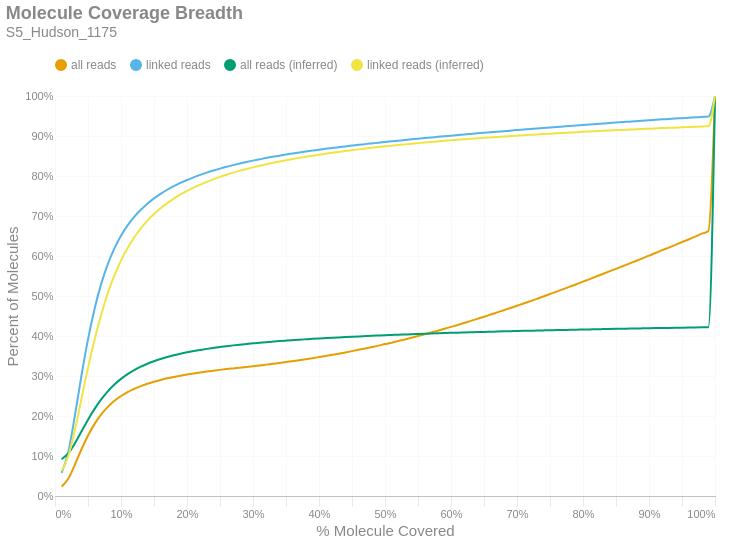

Notebook code for this chart:
### Markdown cell above
### Molecule Read Coverage
This chart shows molecule coverage breadth as computed by the number of bases aligned to that molecule. In other words, "*how much of each unique long molecule is actually sequenced/aligned?*" Keep in mind there is a distinction between sequences and alignments, since some sequences belonging to a particular molecule may not align well and wouldn't appear in the alignment data. This chart also shows molecule coverage breadth as computed by the *inferred fragment* from which the aligned sequences originate. Unlike read coverage, this calculation takes into account the total insert size, including unsequenced gaps between the forward and reverse reads. Like the previous figures, these are cumulative percents.

### Code cell
if SKIPLR:
    print_html(f"Skipped")
else:
    binned_df = consolidated_hist(valids['coverage_bp'], mask, 0.01, True)
    binned_df_inf = consolidated_hist(valids['coverage_inserts'], mask, 0.01, True)
    binned_df = binned_df.with_columns(pl.lit(binned_df_inf['all reads (cumsum)']).alias('all reads (inferred)'))
    binned_df = binned_df.with_columns(pl.lit(binned_df_inf['linked reads (cumsum)']).alias('linked reads (inferred)'))
    binned_df = binned_df.with_columns(
        (pl.col('bin').cast(pl.Float64) + 0.01).alias('right_edge')
    )

    with SafeRender(binned_df):
        (
            density_plot(binned_df, 'Molecule Coverage Breadth', samplename, 'molcov', ['all reads (inferred)','linked reads (inferred)'])
            .encode(
                #x=alt.X('bin:Q', title="% Molecule Covered").axis(format = '%').scale(padding=0),
                x=alt.X('right_edge:Q', title="% Molecule Covered").axis(format='%').scale(padding=0),
                y=alt.Y('value:Q', title='Percent of Molecules')
                    .axis(format='%')
                    .stack(False)
                    .scale(domainMin=0, padding=0),
                color=alt.Color("key:N").scale(domain = ["all reads", "linked reads", "all reads (inferred)", "linked reads (inferred)"]),
                tooltip = [
                    alt.Tooltip("key:N", title = "Data Type"),
                    alt.Tooltip("range_label:N", title="% Molecule Covered"),
                    alt.Tooltip("value:Q", format = ".2%", title="% Molecules")
                ]
            )
        ).display()

### Figure 1 — Vega-Lite specification as saved in the notebook (floating-point values rounded to 4 significant figures)
{"width": "container", "height": 400, "config": {"title": {"anchor": "start", "dy": -15, "fontSize": 18, "color": "#888888", "subtitleColor": "#888888", "subtitleFontSize": 14}, "arc": {"fill": "#0072B2"}, "axis": {"domainColor": "#888888", "domainWidth": 0.5, "gridWidth": 0.2, "grid": false, "titleFontWeight": 400, "titleFontSize": 15, "labelFontSize": 11, "labelColor": "#888888", "tickColor": "#888888", "tickWidth": 0.2, "titleColor": "#888888"}, "axisBand": {"grid": false}, "axisX": {"grid": true, "tickSize": 10, "domainCap": "round"}, "axisY": {"domain": false, "grid": true, "tickSize": 0, "domainCap": "round"}, "background": "transparent", "header": {"labelFontSize": 15, "labelColor": "#888888", "titleFontSize": 15, "titleFontWeight": 600, "titleColor": "#888888"}, "legend": {"labelFont": "sans-serif", "labelFontSize": 12, "labelColor": "#888888", "symbolSize": 100, "symbolType": "circle", "titleFontSize": 12, "titlePadding": 10, "titleColor": "#888888", "title": null, "orient": "top"}, "range": {"category": ["#E69F00", "#56B4E9", "#009E73", "#F0E442", "#0072B2", "#D55E00", "#CC79A7", "#000000"], "diverging": ["#cfe8f3", "#a2d4ec", "#73bfe2", "#46abdb", "#1696d2", "#12719e"]}, "area": {"fill": "#0072B2", "fillOpacity": 0.7, "line": true, "strokeOpacity": 0.7}, "line": {"color": "#0072B2", "stroke": "#0072B2", "strokeWidth": 2}, "trail": {"color": "#0072B2", "stroke": "#0072B2", "strokeWidth": 0, "size": 1}, "point": {"filled": true, "fillOpacity": 1.0, "size": 95}, "text": {"color": "#888888", "fontSize": 11, "align": "right", "fontWeight": 400, "size": 11}, "bar": {"fill": "#0072B2", "stroke": null}, "view": {"stroke": null, "continuousWidth": 660, "continuousHeight": 400}}, "data": {"name": "data-221a8b85cf9224423b3e480f00c640a9"}, "mark": {"type": "line", "interpolate": "monotone", "point": {"opacity": 0, "size": 275}}, "encoding": {"color": {"field": "key", "scale": {"domain": ["all reads", "linked reads", "all reads (inferred)", "linked reads (inferred)"]}, "type": "nominal"}, "tooltip": [{"field": "key", "title": "Data Type", "type": "nominal"}, {"field": "range_label", "title": "% Molecule Covered", "type": "nominal"}, {"field": "value", "format": ".2%", "title": "% Molecules", "type": "quantitative"}], "x": {"axis": {"format": "%"}, "field": "right_edge", "scale": {"padding": 0}, "title": "% Molecule Covered", "type": "quantitative"}, "y": {"axis": {"format": "%"}, "field": "value", "scale": {"domainMin": 0, "padding": 0}, "stack": false, "title": "Percent of Molecules", "type": "quantitative"}}, "params": [{"name": "param_c36ac31b6afebe62", "select": {"type": "point", "fields": ["key"]}, "bind": "legend"}], "title": {"text": "Molecule Coverage Breadth", "subtitle": "S5_Hudson_1175"}, "transform": [{"fold": ["all reads (cumsum)", "linked reads (cumsum)", "all reads (inferred)", "linked reads (inferred)"]}, {"calculate": "replace(datum.key, ' (cumsum)', '')", "as": "key"}, {"filter": {"param": "param_c36ac31b6afebe62"}}], "usermeta": {"embedOptions": {"downloadFileName": "S5_Hudson_1175.molcov"}}, "$schema": "https://vega.github.io/schema/vega-lite/v6.1.0.json", "datasets": {"data-221a8b85cf9224423b3e480f00c640a9": [{"bin": "0.0", "interval": "0.0-0.01", "all reads": 0.02314, "linked reads": 0.05769, "all reads (cumsum)": 0.02314, "linked reads (cumsum)": 0.05769, "range_label": "0.0-0.01", "all reads (inferred)": 0.09186, "linked reads (inferred)": 0.06251, "right_edge": 0.01}, {"bin": "0.01", "interval": "0.01-0.02", "all reads": 0.01987, "linked reads": 0.05109, "all reads (cumsum)": 0.04301, "linked reads (cumsum)": 0.1088, "range_label": "0.01-0.02", "all reads (inferred)": 0.1063, "linked reads (inferred)": 0.09929, "right_edge": 0.02}, {"bin": "0.02", "interval": "0.02-0.03", "all reads": 0.03485, "linked reads": 0.0909, "all reads (cumsum)": 0.07786, "linked reads (cumsum)": 0.1997, "range_label": "0.02-0.03", "all reads (inferred)": 0.1313, "linked reads (inferred)": 0.1643, "right_edge": 0.03}, {"bin": "0.03", "interval": "0.03-0.04", "all reads": 0.03831, "linked reads": 0.1003, "all reads (cumsum)": 0.1162, "linked reads (cumsum)": 0.3, "range_label": "0.03-0.04", "all reads (inferred)": 0.161, "linked reads (inferred)": 0.2421, "right_edge": 0.04}, {"bin": "0.04", "interval": "0.04-0.05", "all reads": 0.03488, "linked reads": 0.09149, "all reads (cumsum)": 0.151, "linked reads (cumsum)": 0.3915, "range_label": "0.04-0.05", "all reads (inferred)": 0.1908, "linked reads (inferred)": 0.3203, "right_edge": 0.05}, {"bin": "0.05", "interval": "0.05-0.06", "all reads": 0.02932, "linked reads": 0.07687, "all reads (cumsum)": 0.1804, "linked reads (cumsum)": 0.4684, "range_label": "0.05-0.06", "all reads (inferred)": 0.2177, "linked reads (inferred)": 0.3911, "right_edge": 0.06}, {"bin": "0.06", "interval": "0.06-0.07", "all reads": 0.02361, "linked reads": 0.06194, "all reads (cumsum)": 0.204, "linked reads (cumsum)": 0.5303, "range_label": "0.06-0.07", "all reads (inferred)": 0.2414, "linked reads (inferred)": 0.4533, "right_edge": 0.07}, {"bin": "0.07", "interval": "0.07-0.08", "all reads": 0.0188, "linked reads": 0.04929, "all reads (cumsum)": 0.2228, "linked reads (cumsum)": 0.5796, "range_label": "0.07-0.08", "all reads (inferred)": 0.2617, "linked reads (inferred)": 0.5068, "right_edge": 0.08}, {"bin": "0.08", "interval": "0.08-0.09", "all reads": 0.01509, "linked reads": 0.03954, "all reads (cumsum)": 0.2379, "linked reads (cumsum)": 0.6192, "range_label": "0.08-0.09", "all reads (inferred)": 0.2786, "linked reads (inferred)": 0.5513, "right_edge": 0.09}, {"bin": "0.09", "interval": "0.09-0.1", "all reads": 0.01208, "linked reads": 0.0316, "all reads (cumsum)": 0.25, "linked reads (cumsum)": 0.6508, "range_label": "0.09-0.1", "all reads (inferred)": 0.2928, "linked reads (inferred)": 0.5886, "right_edge": 0.1}, {"bin": "0.1", "interval": "0.1-0.11", "all reads": 0.009902, "linked reads": 0.02583, "all reads (cumsum)": 0.2599, "linked reads (cumsum)": 0.6766, "range_label": "0.1-0.11", "all reads (inferred)": 0.3047, "linked reads (inferred)": 0.6199, "right_edge": 0.11}, {"bin": "0.11", "interval": "0.11-0.12", "all reads": 0.008166, "linked reads": 0.02127, "all reads (cumsum)": 0.268, "linked reads (cumsum)": 0.6979, "range_label": "0.11-0.12", "all reads (inferred)": 0.3148, "linked reads (inferred)": 0.6464, "right_edge": 0.12}, {"bin": "0.12", "interval": "0.12-0.13", "all reads": 0.006762, "linked reads": 0.0176, "all reads (cumsum)": 0.2748, "linked reads (cumsum)": 0.7155, "range_label": "0.12-0.13", "all reads (inferred)": 0.3233, "linked reads (inferred)": 0.6689, "right_edge": 0.13}, {"bin": "0.13", "interval": "0.13-0.14", "all reads": 0.00589, "linked reads": 0.0153, "all reads (cumsum)": 0.2807, "linked reads (cumsum)": 0.7308, "range_label": "0.13-0.14", "all reads (inferred)": 0.3307, "linked reads (inferred)": 0.6883, "right_edge": 0.14}, {"bin": "0.14", "interval": "0.14-0.15", "all reads": 0.005128, "linked reads": 0.01329, "all reads (cumsum)": 0.2858, "linked reads (cumsum)": 0.7441, "range_label": "0.14-0.15", "all reads (inferred)": 0.337, "linked reads (inferred)": 0.7048, "right_edge": 0.15}, {"bin": "0.15", "interval": "0.15-0.16", "all reads": 0.004427, "linked reads": 0.01141, "all reads (cumsum)": 0.2902, "linked reads (cumsum)": 0.7555, "range_label": "0.15-0.16", "all reads (inferred)": 0.3426, "linked reads (inferred)": 0.7193, "right_edge": 0.16}, {"bin": "0.16", "interval": "0.16-0.17", "all reads": 0.00395, "linked reads": 0.01015, "all reads (cumsum)": 0.2942, "linked reads (cumsum)": 0.7656, "range_label": "0.16-0.17", "all reads (inferred)": 0.3475, "linked reads (inferred)": 0.7323, "right_edge": 0.17}, {"bin": "0.17", "interval": "0.17-0.18", "all reads": 0.003468, "linked reads": 0.008864, "all reads (cumsum)": 0.2977, "linked reads (cumsum)": 0.7745, "range_label": "0.17-0.18", "all reads (inferred)": 0.3518, "linked reads (inferred)": 0.7436, "right_edge": 0.18}, {"bin": "0.18", "interval": "0.18-0.19", "all reads": 0.003228, "linked reads": 0.008186, "all reads (cumsum)": 0.3009, "linked reads (cumsum)": 0.7827, "range_label": "0.18-0.19", "all reads (inferred)": 0.3557, "linked reads (inferred)": 0.7538, "right_edge": 0.19}, {"bin": "0.19", "interval": "0.19-0.2", "all reads": 0.002918, "linked reads": 0.007386, "all reads (cumsum)": 0.3038, "linked reads (cumsum)": 0.7901, "range_label": "0.19-0.2", "all reads (inferred)": 0.3592, "linked reads (inferred)": 0.7629, "right_edge": 0.2}, {"bin": "0.2", "interval": "0.2-0.21", "all reads": 0.002642, "linked reads": 0.006642, "all reads (cumsum)": 0.3064, "linked reads (cumsum)": 0.7967, "range_label": "0.2-0.21", "all reads (inferred)": 0.3623, "linked reads (inferred)": 0.771, "right_edge": 0.21}, {"bin": "0.21", "interval": "0.21-0.22", "all reads": 0.002426, "linked reads": 0.006075, "all reads (cumsum)": 0.3089, "linked reads (cumsum)": 0.8028, "range_label": "0.21-0.22", "all reads (inferred)": 0.3652, "linked reads (inferred)": 0.7786, "right_edge": 0.22}, {"bin": "0.22", "interval": "0.22-0.23", "all reads": 0.002306, "linked reads": 0.005669, "all reads (cumsum)": 0.3112, "linked reads (cumsum)": 0.8084, "range_label": "0.22-0.23", "all reads (inferred)": 0.3678, "linked reads (inferred)": 0.7855, "right_edge": 0.23}, {"bin": "0.23", "interval": "0.23-0.24", "all reads": 0.002128, "linked reads": 0.005206, "all reads (cumsum)": 0.3133, "linked reads (cumsum)": 0.8137, "range_label": "0.23-0.24", "all reads (inferred)": 0.3702, "linked reads (inferred)": 0.7918, "right_edge": 0.24}, {"bin": "0.24", "interval": "0.24-0.25", "all reads": 0.002014, "linked reads": 0.004848, "all reads (cumsum)": 0.3153, "linked reads (cumsum)": 0.8185, "range_label": "0.24-0.25", "all reads (inferred)": 0.3726, "linked reads (inferred)": 0.7979, "right_edge": 0.25}, {"bin": "0.25", "interval": "0.25-0.26", "all reads": 0.001909, "linked reads": 0.004558, "all reads (cumsum)": 0.3172, "linked reads (cumsum)": 0.8231, "range_label": "0.25-0.26", "all reads (inferred)": 0.3746, "linked reads (inferred)": 0.8033, "right_edge": 0.26}, {"bin": "0.26", "interval": "0.26-0.27", "all reads": 0.001801, "linked reads": 0.004162, "all reads (cumsum)": 0.319, "linked reads (cumsum)": 0.8272, "range_label": "0.26-0.27", "all reads (inferred)": 0.3766, "linked reads (inferred)": 0.8084, "right_edge": 0.27}, {"bin": "0.27", "interval": "0.27-0.28", "all reads": 0.001791, "linked reads": 0.003957, "all reads (cumsum)": 0.3208, "linked reads (cumsum)": 0.8312, "range_label": "0.27-0.28", "all reads (inferred)": 0.3784, "linked reads (inferred)": 0.813, "right_edge": 0.28}, {"bin": "0.28", "interval": "0.28-0.29", "all reads": 0.001803, "linked reads": 0.00374, "all reads (cumsum)": 0.3226, "linked reads (cumsum)": 0.8349, "range_label": "0.28-0.29", "all reads (inferred)": 0.3801, "linked reads (inferred)": 0.8174, "right_edge": 0.29}, {"bin": "0.29", "interval": "0.29-0.3", "all reads": 0.001861, "linked reads": 0.00354, "all reads (cumsum)": 0.3245, "linked reads (cumsum)": 0.8385, "range_label": "0.29-0.3", "all reads (inferred)": 0.3816, "linked reads (inferred)": 0.8216, "right_edge": 0.3}, {"bin": "0.3", "interval": "0.3-0.31", "all reads": 0.001888, "linked reads": 0.003263, "all reads (cumsum)": 0.3264, "linked reads (cumsum)": 0.8417, "range_label": "0.3-0.31", "all reads (inferred)": 0.3832, "linked reads (inferred)": 0.8257, "right_edge": 0.31}, {"bin": "0.31", "interval": "0.31-0.32", "all reads": 0.002053, "linked reads": 0.003269, "all reads (cumsum)": 0.3284, "linked reads (cumsum)": 0.845, "range_label": "0.31-0.32", "all reads (inferred)": 0.3846, "linked reads (inferred)": 0.8293, "right_edge": 0.32}, {"bin": "0.32", "interval": "0.32-0.33", "all reads": 0.002057, "linked reads": 0.002947, "all reads (cumsum)": 0.3305, "linked reads (cumsum)": 0.8479, "range_label": "0.32-0.33", "all reads (inferred)": 0.386, "linked reads (inferred)": 0.8328, "right_edge": 0.33}, {"bin": "0.33", "interval": "0.33-0.34", "all reads": 0.002097, "linked reads": 0.002858, "all reads (cumsum)": 0.3326, "linked reads (cumsum)": 0.8508, "range_label": "0.33-0.34", "all reads (inferred)": 0.3873, "linked reads (inferred)": 0.8362, "right_edge": 0.34}, {"bin": "0.34", "interval": "0.34-0.35", "all reads": 0.00223, "linked reads": 0.002795, "all reads (cumsum)": 0.3348, "linked reads (cumsum)": 0.8536, "range_label": "0.34-0.35", "all reads (inferred)": 0.3885, "linked reads (inferred)": 0.8394, "right_edge": 0.35}, {"bin": "0.35", "interval": "0.35-0.36", "all reads": 0.002332, "linked reads": 0.002736, "all reads (cumsum)": 0.3371, "linked reads (cumsum)": 0.8563, "range_label": "0.35-0.36", "all reads (inferred)": 0.3896, "linked reads (inferred)": 0.8424, "right_edge": 0.36}, {"bin": "0.36", "interval": "0.36-0.37", "all reads": 0.002367, "linked reads": 0.002521, "all reads (cumsum)": 0.3395, "linked reads (cumsum)": 0.8588, "range_label": "0.36-0.37", "all reads (inferred)": 0.3908, "linked reads (inferred)": 0.8453, "right_edge": 0.37}, {"bin": "0.37", "interval": "0.37-0.38", "all reads": 0.002471, "linked reads": 0.002392, "all reads (cumsum)": 0.342, "linked reads (cumsum)": 0.8612, "range_label": "0.37-0.38", "all reads (inferred)": 0.3918, "linked reads (inferred)": 0.848, "right_edge": 0.38}, {"bin": "0.38", "interval": "0.38-0.39", "all reads": 0.00257, "linked reads": 0.00232, "all reads (cumsum)": 0.3445, "linked reads (cumsum)": 0.8636, "range_label": "0.38-0.39", "all reads (inferred)": 0.3929, "linked reads (inferred)": 0.8507, "right_edge": 0.39}, {"bin": "0.39", "interval": "0.39-0.4", "all reads": 0.002718, "linked reads": 0.002279, "all reads (cumsum)": 0.3473, "linked reads (cumsum)": 0.8658, "range_label": "0.39-0.4", "all reads (inferred)": 0.3939, "linked reads (inferred)": 0.8533, "right_edge": 0.4}, {"bin": "0.4", "interval": "0.4-0.41", "all reads": 0.002745, "linked reads": 0.002144, "all reads (cumsum)": 0.35, "linked reads (cumsum)": 0.868, "range_label": "0.4-0.41", "all reads (inferred)": 0.3948, "linked reads (inferred)": 0.8557, "right_edge": 0.41}, {"bin": "0.41", "interval": "0.41-0.42", "all reads": 0.002917, "linked reads": 0.002114, "all reads (cumsum)": 0.3529, "linked reads (cumsum)": 0.8701, "range_label": "0.41-0.42", "all reads (inferred)": 0.3957, "linked reads (inferred)": 0.858, "right_edge": 0.42}, {"bin": "0.42", "interval": "0.42-0.43", "all reads": 0.002957, "linked reads": 0.001983, "all reads (cumsum)": 0.3559, "linked reads (cumsum)": 0.8721, "range_label": "0.42-0.43", "all reads (inferred)": 0.3965, "linked reads (inferred)": 0.8602, "right_edge": 0.43}, {"bin": "0.43", "interval": "0.43-0.44", "all reads": 0.003063, "linked reads": 0.001928, "all reads (cumsum)": 0.3589, "linked reads (cumsum)": 0.874, "range_label": "0.43-0.44", "all reads (inferred)": 0.3974, "linked reads (inferred)": 0.8624, "right_edge": 0.44}, {"bin": "0.44", "interval": "0.44-0.45", "all reads": 0.00323, "linked reads": 0.001971, "all reads (cumsum)": 0.3622, "linked reads (cumsum)": 0.876, "range_label": "0.44-0.45", "all reads (inferred)": 0.3982, "linked reads (inferred)": 0.8645, "right_edge": 0.45}, {"bin": "0.45", "interval": "0.45-0.46", "all reads": 0.003314, "linked reads": 0.001925, "all reads (cumsum)": 0.3655, "linked reads (cumsum)": 0.8779, "range_label": "0.45-0.46", "all reads (inferred)": 0.399, "linked reads (inferred)": 0.8666, "right_edge": 0.46}, {"bin": "0.46", "interval": "0.46-0.47", "all reads": 0.003358, "linked reads": 0.001778, "all reads (cumsum)": 0.3688, "linked reads (cumsum)": 0.8797, "range_label": "0.46-0.47", "all reads (inferred)": 0.3998, "linked reads (inferred)": 0.8685, "right_edge": 0.47}, {"bin": "0.47", "interval": "0.47-0.48", "all reads": 0.00349, "linked reads": 0.001817, "all reads (cumsum)": 0.3723, "linked reads (cumsum)": 0.8815, "range_label": "0.47-0.48", "all reads (inferred)": 0.4005, "linked reads (inferred)": 0.8705, "right_edge": 0.48}, {"bin": "0.48", "interval": "0.48-0.49", "all reads": 0.003543, "linked reads": 0.001824, "all reads (cumsum)": 0.3759, "linked reads (cumsum)": 0.8833, "range_label": "0.48-0.49", "all reads (inferred)": 0.4012, "linked reads (inferred)": 0.8723, "right_edge": 0.49}, {"bin": "0.49", "interval": "0.49-0.5", "all reads": 0.003924, "linked reads": 0.001787, "all reads (cumsum)": 0.3798, "linked reads (cumsum)": 0.8851, "range_label": "0.49-0.5", "all reads (inferred)": 0.4019, "linked reads (inferred)": 0.8741, "right_edge": 0.5}, {"bin": "0.5", "interval": "0.5-0.51", "all reads": 0.003547, "linked reads": 0.001635, "all reads (cumsum)": 0.3834, "linked reads (cumsum)": 0.8867, "range_label": "0.5-0.51", "all reads (inferred)": 0.4026, "linked reads (inferred)": 0.8758, "right_edge": 0.51}, {"bin": "0.51", "interval": "0.51-0.52", "all reads": 0.004033, "linked reads": 0.001617, "all reads (cumsum)": 0.3874, "linked reads (cumsum)": 0.8884, "range_label": "0.51-0.52", "all reads (inferred)": 0.4032, "linked reads (inferred)": 0.8775, "right_edge": 0.52}, {"bin": "0.52", "interval": "0.52-0.53", "all reads": 0.004046, "linked reads": 0.001625, "all reads (cumsum)": 0.3914, "linked reads (cumsum)": 0.89, "range_label": "0.52-0.53", "all reads (inferred)": 0.4039, "linked reads (inferred)": 0.8791, "right_edge": 0.53}, {"bin": "0.53", "interval": "0.53-0.54", "all reads": 0.004145, "linked reads": 0.001592, "all reads (cumsum)": 0.3956, "linked reads (cumsum)": 0.8916, "range_label": "0.53-0.54", "all reads (inferred)": 0.4045, "linked reads (inferred)": 0.8807, "right_edge": 0.54}, {"bin": "0.54", "interval": "0.54-0.55", "all reads": 0.004227, "linked reads": 0.001657, "all reads (cumsum)": 0.3998, "linked reads (cumsum)": 0.8932, "range_label": "0.54-0.55", "all reads (inferred)": 0.4051, "linked reads (inferred)": 0.8822, "right_edge": 0.55}, {"bin": "0.55", "interval": "0.55-0.56", "all reads": 0.004462, "linked reads": 0.001556, "all reads (cumsum)": 0.4043, "linked reads (cumsum)": 0.8948, "range_label": "0.55-0.56", "all reads (inferred)": 0.4057, "linked reads (inferred)": 0.8837, "right_edge": 0.56}, {"bin": "0.56", "interval": "0.56-0.57", "all reads": 0.004501, "linked reads": 0.001499, "all reads (cumsum)": 0.4088, "linked reads (cumsum)": 0.8963, "range_label": "0.56-0.57", "all reads (inferred)": 0.4062, "linked reads (inferred)": 0.8851, "right_edge": 0.57}, {"bin": "0.57", "interval": "0.57-0.58", "all reads": 0.004529, "linked reads": 0.001593, "all reads (cumsum)": 0.4133, "linked reads (cumsum)": 0.8979, "range_label": "0.57-0.58", "all reads (inferred)": 0.4068, "linked reads (inferred)": 0.8865, "right_edge": 0.58}, {"bin": "0.58", "interval": "0.58-0.59", "all reads": 0.004717, "linked reads": 0.001495, "all reads (cumsum)": 0.418, "linked reads (cumsum)": 0.8994, "range_label": "0.58-0.59", "all reads (inferred)": 0.4073, "linked reads (inferred)": 0.8879, "right_edge": 0.59}, {"bin": "0.59", "interval": "0.59-0.6", "all reads": 0.004826, "linked reads": 0.001456, "all reads (cumsum)": 0.4228, "linked reads (cumsum)": 0.9008, "range_label": "0.59-0.6", "all reads (inferred)": 0.4078, "linked reads (inferred)": 0.8892, "right_edge": 0.6}, {"bin": "0.6", "interval": "0.6-0.61", "all reads": 0.004694, "linked reads": 0.001397, "all reads (cumsum)": 0.4275, "linked reads (cumsum)": 0.9022, "range_label": "0.6-0.61", "all reads (inferred)": 0.4083, "linked reads (inferred)": 0.8905, "right_edge": 0.61}, {"bin": "0.61", "interval": "0.61-0.62", "all reads": 0.005138, "linked reads": 0.00149, "all reads (cumsum)": 0.4327, "linked reads (cumsum)": 0.9037, "range_label": "0.61-0.62", "all reads (inferred)": 0.4088, "linked reads (inferred)": 0.8917, "right_edge": 0.62}, {"bin": "0.62", "interval": "0.62-0.63", "all reads": 0.00505, "linked reads": 0.001432, "all reads (cumsum)": 0.4377, "linked reads (cumsum)": 0.9052, "range_label": "0.62-0.63", "all reads (inferred)": 0.4093, "linked reads (inferred)": 0.893, "right_edge": 0.63}, {"bin": "0.63", "interval": "0.63-0.64", "all reads": 0.005148, "linked reads": 0.001425, "all reads (cumsum)": 0.4429, "linked reads (cumsum)": 0.9066, "range_label": "0.63-0.64", "all reads (inferred)": 0.4098, "linked reads (inferred)": 0.8942, "right_edge": 0.64}, {"bin": "0.64", "interval": "0.64-0.65", "all reads": 0.005247, "linked reads": 0.001369, "all reads (cumsum)": 0.4481, "linked reads (cumsum)": 0.9079, "range_label": "0.64-0.65", "all reads (inferred)": 0.4103, "linked reads (inferred)": 0.8954, "right_edge": 0.65}, {"bin": "0.65", "interval": "0.65-0.66", "all reads": 0.005523, "linked reads": 0.001438, "all reads (cumsum)": 0.4536, "linked reads (cumsum)": 0.9094, "range_label": "0.65-0.66", "all reads (inferred)": 0.4107, "linked reads (inferred)": 0.8965, "right_edge": 0.66}, {"bin": "0.66", "interval": "0.66-0.67", "all reads": 0.005338, "linked reads": 0.001358, "all reads (cumsum)": 0.459, "linked reads (cumsum)": 0.9107, "range_label": "0.66-0.67", "all reads (inferred)": 0.4112, "linked reads (inferred)": 0.8977, "right_edge": 0.67}, {"bin": "0.67", "interval": "0.67-0.68", "all reads": 0.005485, "linked reads": 0.001336, "all reads (cumsum)": 0.4645, "linked reads (cumsum)": 0.9121, "range_label": "0.67-0.68", "all reads (inferred)": 0.4116, "linked reads (inferred)": 0.8988, "right_edge": 0.68}, {"bin": "0.68", "interval": "0.68-0.69", "all reads": 0.005437, "linked reads": 0.001324, "all reads (cumsum)": 0.4699, "linked reads (cumsum)": 0.9134, "range_label": "0.68-0.69", "all reads (inferred)": 0.412, "linked reads (inferred)": 0.8998, "right_edge": 0.69}, {"bin": "0.69", "interval": "0.69-0.7", "all reads": 0.005731, "linked reads": 0.001406, "all reads (cumsum)": 0.4756, "linked reads (cumsum)": 0.9148, "range_label": "0.69-0.7", "all reads (inferred)": 0.4124, "linked reads (inferred)": 0.9009, "right_edge": 0.7}, {"bin": "0.7", "interval": "0.7-0.71", "all reads": 0.005628, "linked reads": 0.001327, "all reads (cumsum)": 0.4813, "linked reads (cumsum)": 0.9161, "range_label": "0.7-0.71", "all reads (inferred)": 0.4128, "linked reads (inferred)": 0.9019, "right_edge": 0.71}, {"bin": "0.71", "interval": "0.71-0.72", "all reads": 0.005739, "linked reads": 0.00134, "all reads (cumsum)": 0.487, "linked reads (cumsum)": 0.9175, "range_label": "0.71-0.72", "all reads (inferred)": 0.4132, "linked reads (inferred)": 0.9029, "right_edge": 0.72}, {"bin": "0.72", "interval": "0.72-0.73", "all reads": 0.005945, "linked reads": 0.001272, "all reads (cumsum)": 0.4929, "linked reads (cumsum)": 0.9187, "range_label": "0.72-0.73", "all reads (inferred)": 0.4136, "linked reads (inferred)": 0.9039, "right_edge": 0.73}, {"bin": "0.73", "interval": "0.73-0.74", "all reads": 0.005876, "linked reads": 0.001355, "all reads (cumsum)": 0.4988, "linked reads (cumsum)": 0.9201, "range_label": "0.73-0.74", "all reads (inferred)": 0.414, "linked reads (inferred)": 0.9048, "right_edge": 0.74}, {"bin": "0.74", "interval": "0.74-0.75", "all reads": 0.006323, "linked reads": 0.001281, "all reads (cumsum)": 0.5051, "linked reads (cumsum)": 0.9214, "range_label": "0.74-0.75", "all reads (inferred)": 0.4144, "linked reads (inferred)": 0.9058, "right_edge": 0.75}, {"bin": "0.75", "interval": "0.75-0.76", "all reads": 0.0059, "linked reads": 0.001191, "all reads (cumsum)": 0.511, "linked reads (cumsum)": 0.9226, "range_label": "0.75-0.76", "all reads (inferred)": 0.4147, "linked reads (inferred)": 0.9067, "right_edge": 0.76}, {"bin": "0.76", "interval": "0.76-0.77", "all reads": 0.006155, "linked reads": 0.001264, "all reads (cumsum)": 0.5172, "linked reads (cumsum)": 0.9238, "range_label": "0.76-0.77", "all reads (inferred)": 0.4151, "linked reads (inferred)": 0.9076, "right_edge": 0.77}, {"bin": "0.77", "interval": "0.77-0.78", "all reads": 0.006177, "linked reads": 0.001259, "all reads (cumsum)": 0.5234, "linked reads (cumsum)": 0.9251, "range_label": "0.77-0.78", "all reads (inferred)": 0.4155, "linked reads (inferred)": 0.9085, "right_edge": 0.78}, {"bin": "0.78", "interval": "0.78-0.79", "all reads": 0.006119, "linked reads": 0.001212, "all reads (cumsum)": 0.5295, "linked reads (cumsum)": 0.9263, "range_label": "0.78-0.79", "all reads (inferred)": 0.4158, "linked reads (inferred)": 0.9094, "right_edge": 0.79}, {"bin": "0.79", "interval": "0.79-0.8", "all reads": 0.006561, "linked reads": 0.001281, "all reads (cumsum)": 0.5361, "linked reads (cumsum)": 0.9276, "range_label": "0.79-0.8", "all reads (inferred)": 0.4162, "linked reads (inferred)": 0.9103, "right_edge": 0.8}, {"bin": "0.8", "interval": "0.8-0.81", "all reads": 0.00619, "linked reads": 0.001166, "all reads (cumsum)": 0.5422, "linked reads (cumsum)": 0.9288, "range_label": "0.8-0.81", "all reads (inferred)": 0.4165, "linked reads (inferred)": 0.9112, "right_edge": 0.81}, {"bin": "0.81", "interval": "0.81-0.82", "all reads": 0.006379, "linked reads": 0.001229, "all reads (cumsum)": 0.5486, "linked reads (cumsum)": 0.93, "range_label": "0.81-0.82", "all reads (inferred)": 0.4169, "linked reads (inferred)": 0.912, "right_edge": 0.82}, {"bin": "0.82", "interval": "0.82-0.83", "all reads": 0.006489, "linked reads": 0.001195, "all reads (cumsum)": 0.5551, "linked reads (cumsum)": 0.9312, "range_label": "0.82-0.83", "all reads (inferred)": 0.4172, "linked reads (inferred)": 0.9129, "right_edge": 0.83}, {"bin": "0.83", "interval": "0.83-0.84", "all reads": 0.006497, "linked reads": 0.001189, "all reads (cumsum)": 0.5616, "linked reads (cumsum)": 0.9324, "range_label": "0.83-0.84", "all reads (inferred)": 0.4176, "linked reads (inferred)": 0.9137, "right_edge": 0.84}, {"bin": "0.84", "interval": "0.84-0.85", "all reads": 0.006355, "linked reads": 0.001152, "all reads (cumsum)": 0.568, "linked reads (cumsum)": 0.9335, "range_label": "0.84-0.85", "all reads (inferred)": 0.4179, "linked reads (inferred)": 0.9145, "right_edge": 0.85}, {"bin": "0.85", "interval": "0.85-0.86", "all reads": 0.006536, "linked reads": 0.001225, "all reads (cumsum)": 0.5745, "linked reads (cumsum)": 0.9348, "range_label": "0.85-0.86", "all reads (inferred)": 0.4182, "linked reads (inferred)": 0.9153, "right_edge": 0.86}, {"bin": "0.86", "interval": "0.86-0.87", "all reads": 0.006418, "linked reads": 0.001127, "all reads (cumsum)": 0.5809, "linked reads (cumsum)": 0.9359, "range_label": "0.86-0.87", "all reads (inferred)": 0.4185, "linked reads (inferred)": 0.916, "right_edge": 0.87}, {"bin": "0.87", "interval": "0.87-0.88", "all reads": 0.006693, "linked reads": 0.00116, "all reads (cumsum)": 0.5876, "linked reads (cumsum)": 0.937, "range_label": "0.87-0.88", "all reads (inferred)": 0.4188, "linked reads (inferred)": 0.9168, "right_edge": 0.88}, {"bin": "0.88", "interval": "0.88-0.89", "all reads": 0.006569, "linked reads": 0.001165, "all reads (cumsum)": 0.5942, "linked reads (cumsum)": 0.9382, "range_label": "0.88-0.89", "all reads (inferred)": 0.4191, "linked reads (inferred)": 0.9176, "right_edge": 0.89}, {"bin": "0.89", "interval": "0.89-0.9", "all reads": 0.006843, "linked reads": 0.001167, "all reads (cumsum)": 0.601, "linked reads (cumsum)": 0.9394, "range_label": "0.89-0.9", "all reads (inferred)": 0.4194, "linked reads (inferred)": 0.9183, "right_edge": 0.9}, {"bin": "0.9", "interval": "0.9-0.91", "all reads": 0.00636, "linked reads": 0.001141, "all reads (cumsum)": 0.6074, "linked reads (cumsum)": 0.9405, "range_label": "0.9-0.91", "all reads (inferred)": 0.4197, "linked reads (inferred)": 0.919, "right_edge": 0.91}, {"bin": "0.91", "interval": "0.91-0.92", "all reads": 0.007264, "linked reads": 0.001064, "all reads (cumsum)": 0.6146, "linked reads (cumsum)": 0.9416, "range_label": "0.91-0.92", "all reads (inferred)": 0.42, "linked reads (inferred)": 0.9197, "right_edge": 0.92}, {"bin": "0.92", "interval": "0.92-0.93", "all reads": 0.006234, "linked reads": 0.00102, "all reads (cumsum)": 0.6209, "linked reads (cumsum)": 0.9426, "range_label": "0.92-0.93", "all reads (inferred)": 0.4203, "linked reads (inferred)": 0.9204, "right_edge": 0.93}, {"bin": "0.93", "interval": "0.93-0.94", "all reads": 0.006871, "linked reads": 0.001037, "all reads (cumsum)": 0.6277, "linked reads (cumsum)": 0.9436, "range_label": "0.93-0.94", "all reads (inferred)": 0.4205, "linked reads (inferred)": 0.9211, "right_edge": 0.94}, {"bin": "0.94", "interval": "0.94-0.95", "all reads": 0.007285, "linked reads": 0.0009961, "all reads (cumsum)": 0.635, "linked reads (cumsum)": 0.9446, "range_label": "0.94-0.95", "all reads (inferred)": 0.4208, "linked reads (inferred)": 0.9218, "right_edge": 0.95}, {"bin": "0.95", "interval": "0.95-0.96", "all reads": 0.006206, "linked reads": 0.001039, "all reads (cumsum)": 0.6412, "linked reads (cumsum)": 0.9457, "range_label": "0.95-0.96", "all reads (inferred)": 0.4211, "linked reads (inferred)": 0.9224, "right_edge": 0.96}, {"bin": "0.96", "interval": "0.96-0.97", "all reads": 0.007176, "linked reads": 0.001011, "all reads (cumsum)": 0.6484, "linked reads (cumsum)": 0.9467, "range_label": "0.96-0.97", "all reads (inferred)": 0.4214, "linked reads (inferred)": 0.9231, "right_edge": 0.97}, {"bin": "0.97", "interval": "0.97-0.98", "all reads": 0.007335, "linked reads": 0.0009977, "all reads (cumsum)": 0.6558, "linked reads (cumsum)": 0.9477, "range_label": "0.97-0.98", "all reads (inferred)": 0.4217, "linked reads (inferred)": 0.9238, "right_edge": 0.98}, {"bin": "0.98", "interval": "0.98-0.99", "all reads": 0.006769, "linked reads": 0.001051, "all reads (cumsum)": 0.6625, "linked reads (cumsum)": 0.9487, "range_label": "0.98-0.99", "all reads (inferred)": 0.422, "linked reads (inferred)": 0.9243, "right_edge": 0.99}, {"bin": "0.99", "interval": "0.99-1.0", "all reads": 0.3375, "linked reads": 0.05127, "all reads (cumsum)": 1.0, "linked reads (cumsum)": 1.0, "range_label": "0.99-1.0", "all reads (inferred)": 1.0, "linked reads (inferred)": 1.0, "right_edge": 1.0}]}}
